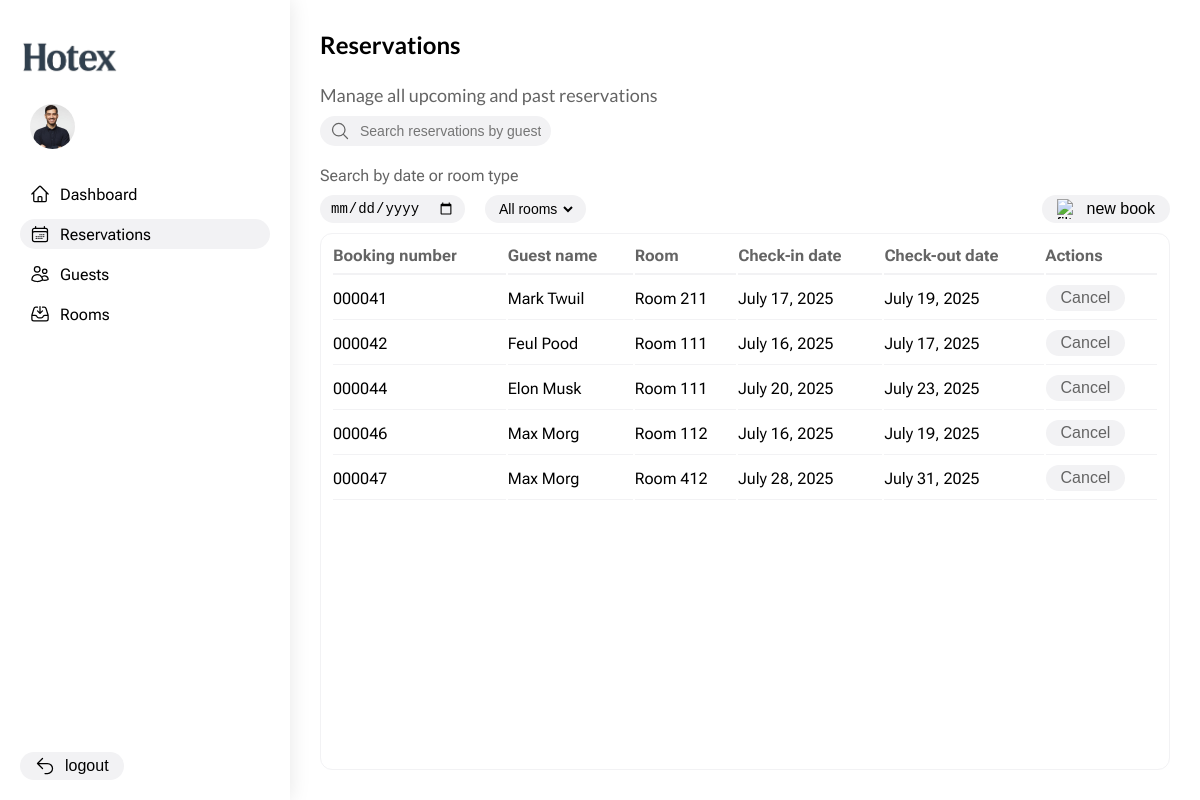
/reservations/, run on an earlier commit of the app's database.
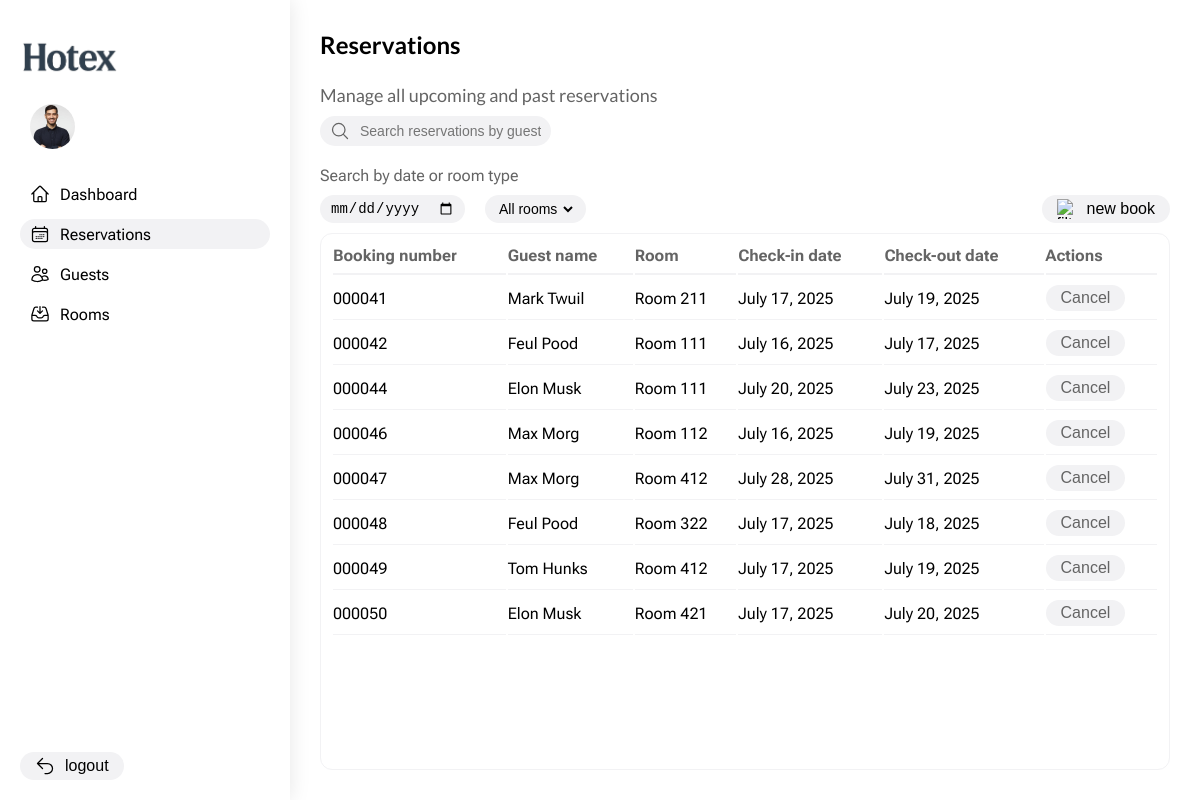
And on a later commit of the database.
### hotex_app/models.py (models this page shows, shortened)
class Reservation(models.Model):
  id = models.AutoField(primary_key=True)
  guest = models.ForeignKey(Guest, on_delete=models.CASCADE)
  room = models.ForeignKey(Room, on_delete=models.CASCADE)
  check_in = models.DateField()
  check_out = models.DateField()

class Guest(models.Model):
  objects = models.Manager()
  id = models.AutoField(primary_key=True)
  name = models.CharField(max_length=120)
  email = models.EmailField()
  phone = models.CharField(max_length=11)
  preference = models.TextField()

class Room(models.Model):
  objects = models.Manager()
  id = models.AutoField(primary_key=True)
  number = models.CharField(max_length=100)
  type = models.CharField(max_length=10, choices=room_types)
  building = models.ForeignKey(Building, on_delete=models.CASCADE)
  floor = models.IntegerField(default=1)
  beds = models.IntegerField(default=1)
  persons = models.IntegerField(default=2)

### hotex_app/views/reservations.py (the view)
def reservations_page(request):
  reservations = Reservation.objects.all()
  rooms = Room.objects.all()
  room = int(request.GET.get('room', 0))
  date = request.GET.get('date', '')
  search = unquote(request.GET.get('search', ''))
  if room != 0:
    reservations = reservations.filter(room__id=room)
  if date != '':
    _date = datetime.strptime(date, '%Y-%m-%d').date()
    reservations = reservations.filter(check_in__lte=_date, check_out__gt=_date)
  if search != '':
    reservations = reservations.filter(guest__name__contains=search)
  return (render(
    request,
    'reservations.html',
    {
      'user': request.user,
      'title': 'Reservations',
      'current_path': request.path,
      'reservations': reservations,
      'rooms': rooms,
      'query_params': {
        'room': room,
        'date': date,
        'search': search
      }
    }))

### hotex_app/templates/reservations.html (shortened to what this page needs)
{% extends "layout.html" %}
{% load static %}
{% block styles %}
    <link rel="stylesheet" href="{% static 'css/reservations.css' %}">
{% endblock %}
{% block content %}
    <main class="reservations_content">
        <h1 class="title">{{title}}</h1>
        <h3 class="subtitle">Manage all upcoming and past reservations</h3>
        <div class="input">
            <img src="{% static 'images/icons/search.svg' %}" alt="search" class="input__icon">
            <input
                type="text"
                placeholder="Search reservations by guest name or booking number"
                class="input__field input__field--search"
                id="search"
                value="{{ query_params.search }}"
            >
        </div>
        <p class="filters_title">Search by date or room type</p>
        <div class="topbar">
            <div class="topbar__filters">
                <div class="input">
                    <input type="date" class="input__field input__field" id="date" value="{{ query_params.date }}">
                </div>
                <div class="input">
                    <select name="room" id="room" class="input__field">
                        <option value="0">All rooms</option>
                    </select>
                </div>
            </div>
            <div class="topbar__actions">
                <button class="button" onclick="window.location.href='{% url 'add-reservation' %}'">
                    <img src="{% static 'images/icons/plus.svg' %}" alt="filter" class="button__icon">
                    <p class="button__text">new book</p>
                </button>
            </div>
        </div>
        <div class="table_container">
            <table class="table">
                <thead class="reservations__headers">
                    <tr>
                        <th class="table__header">Booking number</th>
                        <th class="table__header">Guest name</th>
                        <th class="table__header">Room</th>
                        <th class="table__header">Check-in date</th>
                        <th class="table__header">Check-out date</th>
                        <th class="table__header">Actions</th>
                    </tr>
                </thead>
                <tbody class="reservations__body">
                    {% for reservation in reservations %}
                        <tr class="body__row">
                            <td class="body__cell">{{ reservation.id|stringformat:"06d" }}</td>
                            <td class="body__cell">{{ reservation.guest.name }}</td>
                            <td class="body__cell">Room {{ reservation.room.number }}</td>
                            <td class="body__cell">{{ reservation.check_in }}</td>
                            <td class="body__cell">{{ reservation.check_out }}</td>
                            <td class="body__cell">
                                <button class="button" type="button" onclick="window.location.href='{% url 'cancel-reservation' reservation.id %}'">
                                    Cancel
                                </button>
                            </td>
                        </tr>
                        {% empty %}
                        <tr>
                            <td colspan="6" class="table__empty_message">No reservations found.</td>
                        </tr>
                    {% endfor %}
                </tbody>
            </table>
        </div>
    </main>
{% endblock %}

### hotex_app/templates/layout.html (shortened to what this page needs)
{% load static %}
<!DOCTYPE html>
<html lang="en">
    <head>
        <link rel="stylesheet" href="{% static 'css/main.css' %}">
        {%  block styles %}{% endblock %}
    </head>
    <body>
        {% include 'blocks/navbar.html' %}
        {% block content %}
        {% endblock %}
    </body>
</html>

### hotex_app/templates/blocks/navbar.html (shortened to what this page needs)
{% load static %}
<aside class="nav_bar">
    <img src="{% static 'images/logo.png' %}" alt="logo" class="nav_bar__logo">
    <div class="user_container">
        <img class="user_container__avatar" src="{% static 'images/profile_image.jpg' %}" alt="profile_photo">
    </div>
    <ul class="navigation">
        <li class="navigation__item{% if current_path == '/' or 'dashboard' in current_path or 'arrivals' in current_path or 'departures' in current_path %} navigation__item--active{% endif %}">
            <img src="{% static 'images/icons/home.svg' %}" alt="Dashboard" class="navigation__icon">
            <a class="navigation__link" href="{% url 'dashboard' %}">Dashboard</a>
        </li>
        <li class="navigation__item{% if 'reservations' in current_path %} navigation__item--active{% endif %}">
            <img src="{% static 'images/icons/calendar.svg' %}" alt="Reservations" class="navigation__icon">
            <a href="{% url 'reservations' %}">Reservations</a>
        </li>
        <li class="navigation__item{% if 'guests' in current_path %} navigation__item--active{% endif %}">
            <img src="{% static 'images/icons/users.svg' %}" alt="Guests" class="navigation__icon">
            <a href="{% url 'guests' %}">Guests</a>
        </li>
        <li class="navigation__item{% if 'rooms' in current_path %} navigation__item--active{% endif %}">
            <img src="{% static 'images/icons/storage.svg' %}" alt="Rooms" class="navigation__icon">
            <a href="{% url 'rooms' %}">Rooms</a>
        </li>
    </ul>
    <button class="button" type="button" onclick="window.location.href='{% url 'logout' %}'">
        <img src="{% static 'images/icons/arrow-uturn-left.svg' %}" alt="Logout" class="button__icon">
        <p class="button__text">logout</p>
    </button>
</aside>

### hotex_app/static/css/main.css (style rules this page uses)
* { margin: 0; padding: 0; box-sizing: border-box; text-decoration: none; color: black; }
:root { font-family: "Segoe UI", Tahoma, sans-serif; --main-color: #f0f0f0; --color-gray: #949494; --color-light-gray: rgb(242, 242, 244); --color-dark-gray: rgb(100, 100, 100); --color-light-blue: rgb(240, 240, 255); --color-dark-blue: rgb(100, 100, 255); --color-light-red: rgb(255, 240, 240); --color-dark-red: rgb(255, 100, 100); --color-light-green: rgb(240, 255, 240); --color-dark-green: rgb(58, 133, 58); --color-green: rgb(58, 133, 58); --color-light-yellow: rgb(255, 245, 240); --color-dark-yellow: rgb(255, 170, 100); }
body { display: flex; overflow: hidden; font-family: 'Roboto Flex', sans-serif; }
h1, h2, h3, h4, h5, h6 { font-family: 'Lato', serif; }
main { overflow: auto; }
.nav_bar { width: 290px; height: 100vh; padding: 20px 20px; box-shadow: 0 0 20px rgba(0, 0, 0, 0.1); display: flex; flex-direction: column; justify-content: space-between; }
.user_container { display: flex; align-items: center; gap: 5px; }
.user_container__avatar { width: 45px; height: 45px; border-radius: 50%; margin: 10px; }
.nav_bar__logo { width: 100px; height: auto; margin: 20px auto 20px 0; }
.navigation { margin-top: 20px; list-style: none; display: flex; flex-direction: column; gap: 10px; flex: 1; }
.navigation__item { display: flex; align-items: center; gap: 10px; padding: 5px 10px; border-radius: 999px; }
.navigation__item--active { background-color: var(--color-light-gray); }
.navigation__icon { width: 20px; height: 20px; }
.title { font-weight: 600; margin-bottom: 25px; font-size: 24px; }
.subtitle { font-weight: 400; font-size: 18px; color: var(--color-dark-gray); margin-bottom: 10px; }
.input { display: flex; align-items: center; gap: 10px; padding: 5px 10px; border-radius: 999px; background-color: var(--color-light-gray); width: fit-content; }
.input__icon { width: 20px; height: 20px; }
.input__field { border: none; outline: none; background: transparent; font-size: 14px; }
.button { display: flex; align-items: center; justify-content: center; gap: 10px; border: none; cursor: pointer; background-color: var(--color-light-gray); color: var(--color-dark-gray); font-size: 16px; font-weight: 500; width: fit-content; padding: 4px 15px; border-radius: 999px; }
.button__icon { width: 20px; height: 20px; }
.table_container { margin-top: 10px; width: 100%; border-collapse: collapse; border: 1px solid var(--color-light-gray); padding: 10px; border-radius: 12px; flex: 1; overflow-y: auto; display: flex; flex-direction: column; }
.table { width: 100%; }
.table__header { color: var(--color-dark-gray); text-align: left; padding-bottom: 8px; border-bottom: 2px solid var(--color-light-gray); }
.body__cell { padding: 8px 0; border-bottom: 1px solid var(--color-light-gray); }
.topbar { display: flex; justify-content: space-between; }
.topbar__filters, .topbar__actions { display: flex; gap: 20px; }
.form__input .input, .input .input__field { width: 100%; }

### hotex_app/static/css/reservations.css (style rules this page uses)
.reservations_content { padding: 30px; flex: 1; width: 100vh; display: flex; flex-direction: column; }
.input__field--search { width: 340px; }
.filters_title { margin-top: 20px; margin-bottom: 10px; color: var(--color-dark-gray); }

What changed in the data, as far as the page shows it:
added Reservation: id "000048", guest.name "Feul Pood", room.number "322", check_in "July 17, 2025", check_out "July 18, 2025"
added Reservation: id "000049", guest.name "Tom Hunks", room.number "412", check_in "July 17, 2025", check_out "July 19, 2025"
added Reservation: id "000050", guest.name "Elon Musk", room.number "421", check_in "July 17, 2025", check_out "July 20, 2025"
